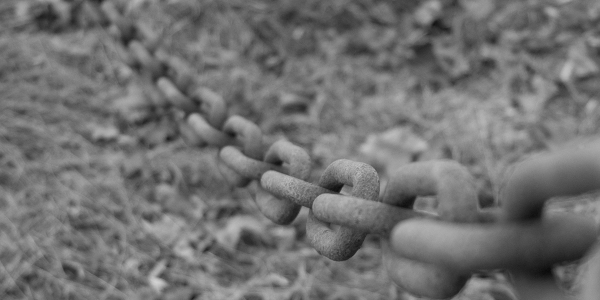
#> input picture bac_con.png, 600 x 300 px
$ python main.py   (older library calls are emulated)
#> lines starting #> are read from the running program, lines starting #| are printed output that depends on the picture
### ex1_utils.py
"""
        '########:'##::::'##::::'##:::
         ##.....::. ##::'##:::'####:::
         ##::::::::. ##'##::::.. ##:::
         ######:::::. ###::::::: ##:::
         ##...:::::: ## ##:::::: ##:::
         ##:::::::: ##:. ##::::: ##:::
         ########: ##:::. ##::'######:
        ........::..:::::..:::......::
"""
from typing import List

import cv2
import numpy as np
import matplotlib.pyplot as plt
from PIL import Image

LOAD_GRAY_SCALE = 1
LOAD_RGB = 2

YIQ_FROM_RGB = np.array([[0.299, 0.587, 0.114],
                         [0.59590059, -0.27455667, -0.32134392],
                         [0.21153661, -0.52273617, 0.31119955]])


# [6 lines left out: function myID, not called in this run]


def imReadAndConvert(filename: str, representation: int) -> np.ndarray:
    """
    Reads an image, and returns the image converted as requested
    :param filename: The path to the image
    :param representation: GRAY_SCALE or RGB
    :return: The image object
    """
#> called with filename = 'bac_con.png', representation = 3
    img = cv2.imread(filename)
#> img is the input picture: shape (300, 600, 3); min 11, max 210, mean 113.4

    if representation == LOAD_GRAY_SCALE:
        gray_img = cv2.cvtColor(img, cv2.COLOR_RGB2GRAY)
        norm_img = cv2.normalize(gray_img, None, alpha=0, beta=1, norm_type=cv2.NORM_MINMAX, dtype=cv2.CV_32F)
        return norm_img
    elif representation == LOAD_RGB:
        rgb_img = cv2.cvtColor(img, cv2.COLOR_GRAY2RGB)
        norm_img = cv2.normalize(rgb_img, None, alpha=0, beta=1, norm_type=cv2.NORM_MINMAX, dtype=cv2.CV_32F)
        return norm_img
    else:
        print('the representation isn\'t 1 or 2')
        return cv2.normalize(img, None, alpha=0, beta=1, norm_type=cv2.NORM_MINMAX, dtype=cv2.CV_32F)
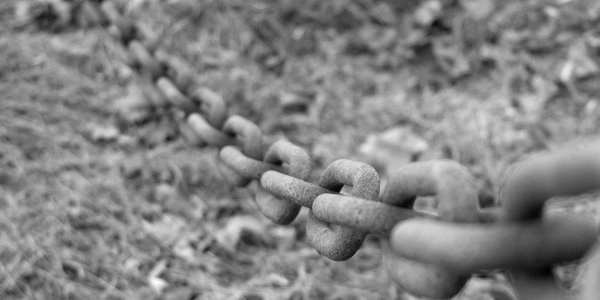
#> returned value: shape (300, 600, 3) float32; min -1.4e-09, max 1, mean 0.515; drawn with min black and max white


# [24 lines left out: function imDisplay, not called in this run]


def transformRGB2YIQ(imgRGB: np.ndarray) -> np.ndarray:
    """
    Converts an RGB image to YIQ color space
    :param imgRGB: An Image in RGB
    :return: A YIQ in image color space
    """
    orig_shape = imgRGB.shape
    imYIQ = np.dot(imgRGB.reshape(-1, 3), YIQ_FROM_RGB.transpose()).reshape(orig_shape)
    return imYIQ


def transformYIQ2RGB(imgYIQ: np.ndarray) -> np.ndarray:
    """
    Converts an YIQ image to RGB color space
    :param imgYIQ: An Image in YIQ
    :return: A RGB in image color space
    """
    orig_shape = imgYIQ.shape
    imgRGB = np.dot(imgYIQ.reshape(-1, 3), np.linalg.inv(YIQ_FROM_RGB).transpose()).reshape(orig_shape)
    return imgRGB


# [38 lines left out: functions hist_eq, hsitogramEqualize, not called in this run]


"""
I used the code from here: https://github.com/ido1Shapira/Image_Processing_ex1/blob/master/ex1_utils.py
I needed a little longer to do it by my one.
"""
def fix_q(z: np.array, image_hist: np.ndarray) -> np.ndarray:
    """
        Calculate the new q using wighted average on the histogram
        :param image_hist: the histogram of the original image
        :param z: the new list of centers
        :return: the new list of wighted average
    """
    q = [np.average(np.arange(z[k], z[k + 1] + 1), weights=image_hist[z[k]: z[k + 1] + 1]) for k in range(len(z) - 1)]
    return np.round(q).astype(int)


def fix_z(q: np.array) -> np.array:
    """
        Calculate the new z using the formula from the lecture.
        :param q: the new list of q
        :param z: the old z
        :return: the new z
    """
    z_new = np.array([round((q[i - 1] + q[i]) / 2) for i in range(1, len(q))]).astype(int)
    z_new = np.concatenate(([0], z_new, [255]))
    return z_new


def findBestCenters(histOrig: np.ndarray, nQuant: int, nIter: int) -> (np.ndarray, np.ndarray):
    """
            Finding the best nQuant centers for quantize the image in nIter steps or when the error is minimum
            :param histOrig: hist of the image (RGB or Gray scale)
            :param nQuant: Number of colors to quantize the image to
            :param nIter: Number of optimization loops
            :return: return all centers and they color selected to build from it all the images.
        """
    Z = []
    Q = []
    # head start, all the intervals are in the same length
    z = np.arange(0, 256, round(256 / nQuant))
    z = np.append(z, [255])
    Z.append(z.copy())
    q = fix_q(z, histOrig)
    Q.append(q.copy())
    for n in range(nIter):
        z = fix_z(q)
        if (Z[-1] == z).all():  # break if nothing changed
            break
        Z.append(z.copy())
        q = fix_q(z, histOrig)
        Q.append(q.copy())
    return Z, Q


def convertToImg(imOrig: np.ndarray, histOrig: np.ndarray, yiqIm: np.ndarray, arrayQuantize: np.ndarray) -> (
        np.ndarray, float):
    """
        Executing the quantization to the original image
        :return: returning the resulting image and the MSE.
    """
    imageQ = np.interp(imOrig, np.linspace(0, 1, 255), arrayQuantize)
    curr_hist = np.histogram(imageQ, bins=256)[0]
    err = np.sqrt(np.sum((histOrig.astype('float') - curr_hist.astype('float')) ** 2)) / float(
        imOrig.shape[0] * imOrig.shape[1])
    if len(yiqIm):  # if the original image is RGB
        yiqIm[:, :, 0] = imageQ / 255
        return transformYIQ2RGB(yiqIm), err
    return imageQ, err


def quantizeImage(imOrig: np.ndarray, nQuant: int, nIter: int) -> (List[np.ndarray], List[float]):
    """
        Quantized an image in to **nQuant** colors
        :param imOrig: The original image (RGB or Gray scale)
        :param nQuant: Number of colors to quantize the image to
        :param nIter: Number of optimization loops
        :return: (List[qImage_i],List[error_i])
    """
#> called with nQuant = 3, nIter = 2
    if len(imOrig.shape) == 3:
        imYIQ = transformRGB2YIQ(imOrig)
#> in transformRGB2YIQ, `orig_shape = imgRGB.shape`: orig_shape = (300, 600, 3)
#> in transformRGB2YIQ, `imYIQ = np.dot(imgRGB.reshape(-1, 3), YIQ_FROM_RGB.transpose()).reshap..`:
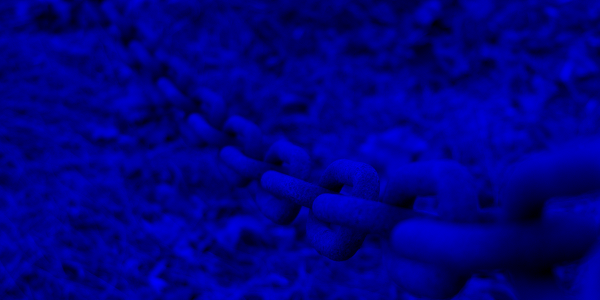
#> imYIQ: shape (300, 600, 3) float64; mean of channels 0, 1, 2 0.515, -3e-17, -5.15e-09; drawn with min black and max white
        imY = imYIQ[:, :, 0].copy()  # take only the y chanel
    else:
        imY = imOrig
    histOrig = np.histogram(imY.flatten(), bins=256)[0]
#> histOrig = 256 values, max 2753 at index 137, min 0 at index 4, mean 703.1
    Z, Q = findBestCenters(histOrig, nQuant, nIter)
#> in fix_q, `q = [np.average(np.arange(z[k], z[k + 1] + 1), weights=image_hist[z[k]..`: q = [64.21, 131.2, 185.5, 255]
#> in findBestCenters, `q = fix_q(z, histOrig)`: q = [64, 131, 186, 255]
#> the loop in findBestCenters, `for n in range(nIter):` made 2 passes
#> (z, q) on passes 1 to 2: ([0, 98, 158, 220, 255], [75, 130, 175, 228]), ([0, 102, 152, 202, 255], [79, 129, 170, 210])
#> after the loop in findBestCenters, `for n in range(nIter):`: Q = [[64, 131, 186, 255], [75, 130, 175, 228], [79, 129, 170, 210]]; Z = [[0, 85, 170, 255, 255], [0, 98, 158, 220, 255], [0, 102, 152, 202, 255]]
    image_history = [imOrig.copy()]
    E = []
    for i in range(len(Z)):
        arrayQuantize = np.array([Q[i][k] for k in range(len(Q[i])) for x in range(Z[i][k], Z[i][k + 1])])
        q_img, e = convertToImg(imY, histOrig, imYIQ if len(imOrig.shape) == 3 else [], arrayQuantize)
        image_history.append(q_img)
        E.append(e)
#> this loop made 3 passes
#> (err in convertToImg, e) on passes 1 to 3: (0.767, 0.767), (0.663, 0.663), (0.606, 0.606)
#> pass 1, in convertToImg, `imageQ = np.interp(imOrig, np.linspace(0, 1, 255), arrayQuantize)`:
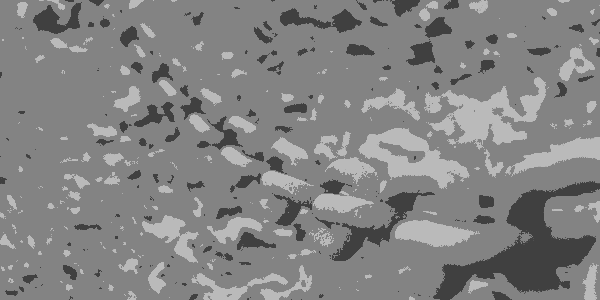
#> imageQ: shape (300, 600) float64; min 64, max 186, mean 131.2
#> pass 2, in convertToImg (call 2), `imageQ = np.interp(imOrig, np.linspace(0, 1, 255), arrayQuantize)`:
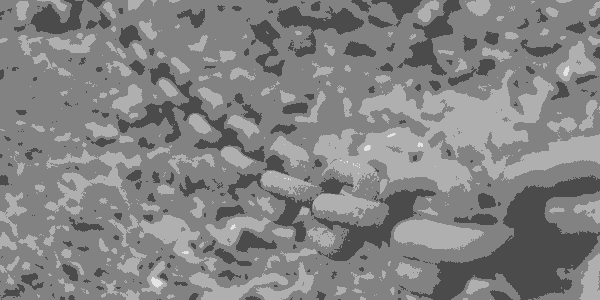
#> imageQ: shape (300, 600) float64; min 75, max 228, mean 130.8
#> after the loop, E = [0.767, 0.663, 0.606]; image_history = 4 items

    return image_history, E
    pass

### main.py
import numpy as np
import cv2
from ex1_utils import imReadAndConvert, imDisplay, transformYIQ2RGB, transformRGB2YIQ, hsitogramEqualize, quantizeImage
from typing import List
from PIL import Image
from matplotlib import pyplot as plt

LOAD_GRAY_SCALE = 1
LOAD_RGB = 2

if __name__ == '__main__':
    # [9 lines of commented-out code are left out]

    qImage_i_list, err_i_list = quantizeImage(imReadAndConvert("bac_con.png", 3), 3, 2)
#> qImage_i_list = 4 items; err_i_list = [0.767, 0.663, 0.606]
    print('qImage_i_list: ', qImage_i_list)
#> (printed output is left out)
    plt.imshow(qImage_i_list[0])
    plt.show()
